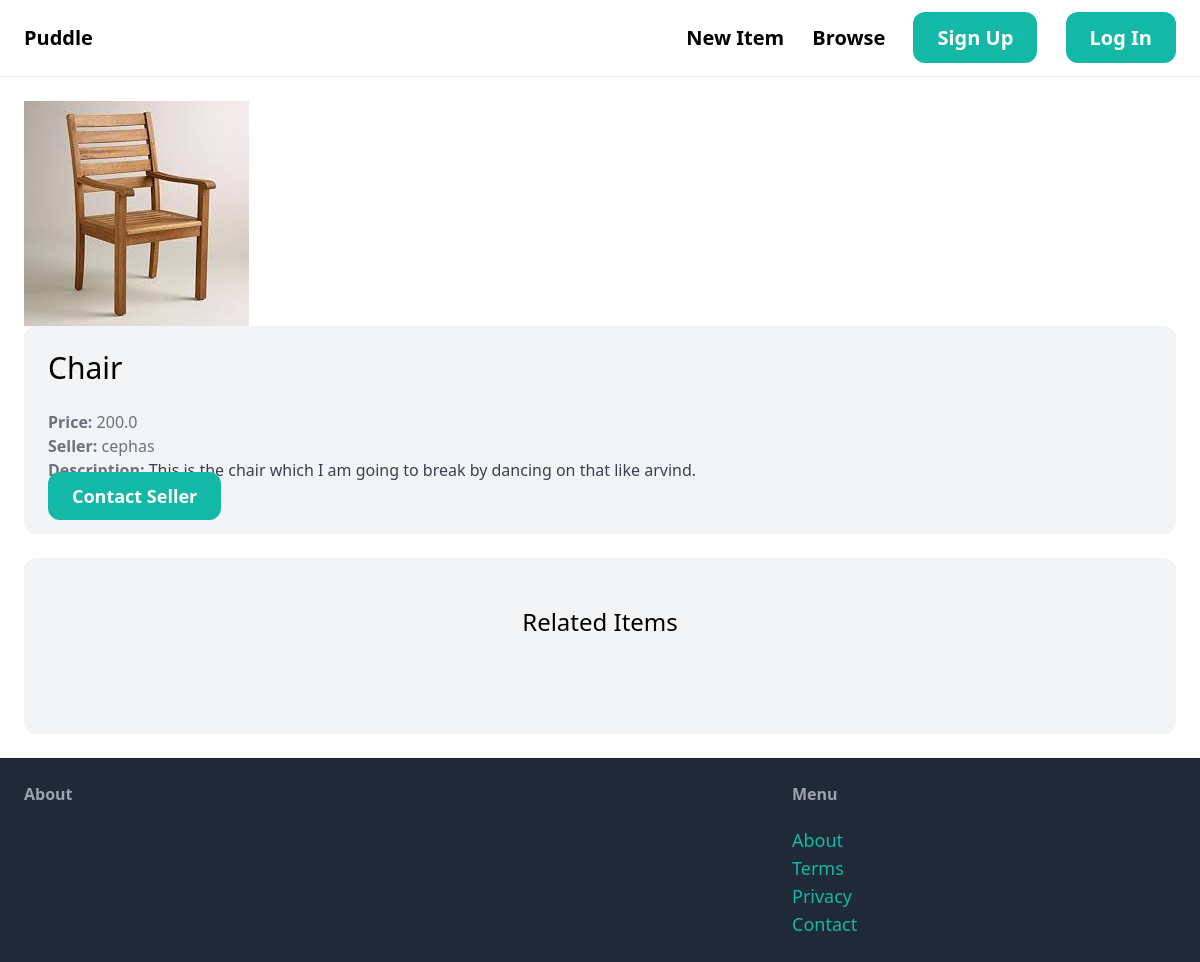
The page /items/2 on the database its author committed.
### items/models.py (models this page shows, shortened)
class Item(models.Model):
    category = models.ForeignKey(Category, related_name="items",on_delete=models.CASCADE)
    name = models.CharField(max_length=255)
    description = models.TextField(blank=True,null=True)
    price = models.FloatField()
    image= models.ImageField(upload_to="item_images", blank=True, null=True)
    is_sold = models.BooleanField(default=False)
    created_at = models.DateTimeField(auto_now_add=True)
    created_by = models.ForeignKey(User, related_name='items',on_delete=models.CASCADE)

### items/views.py (the view)
# urls.py: path('<int:pk>',views.detail, name="detail"),
def detail(request, pk):
    item=get_object_or_404(Item,pk=pk)
    related_items = Item.objects.filter(category=item.category, is_sold = False).exclude(pk=pk)[0:3]
    return render(request, 'items/detail.html',{'item':item, 'related_items': related_items})

### items/templates/items/detail.html (shortened to what this page needs)
{% extends 'core/base.html'%}
{%block content%}
<div class="grid grid-cols-5 gap-6">
    <div class="col-span-3">
        <img src="{{item.image.url}}" class="rounded-alt" alt="">
    </div>
</div>
<div class="col-span-2 p-6 bg-gray-100 rounded-xl">
    <h1 class="mb-6 text-3xl">{{item.name}}</h1>
    <p class="text-gray-500"><strong>Price: </strong>{{item.price}}</p>
    <p class="text-gray-500"><strong>Seller: </strong>{{item.created_by.username}}</p>
    {% if item.description %}
        <p class="text-gray-700">
            <strong class="text-gray-500">Description:</strong>
            {{item.description}}
        </p>
    {%endif%}
    <a href="#" class="incline-block mt-6 px-6 py-3 text-lg font-semibold bg-teal-500 text-white rounded-xl hover:bg-teal-700">Contact Seller</a>
</div>
<div class="mt-6 px-6 py-12 bg-gray-100 rounded-xl">
    <h2 class="mb-12 text-2xl text-center">Related Items</h2>
</div>
{%endblock%}

### rows shown on the page
Item: image (picture), name "Chair", price "200.0", created_by.username "cephas", description "This is the chair which I am going to break by dancing on that like arvind."
